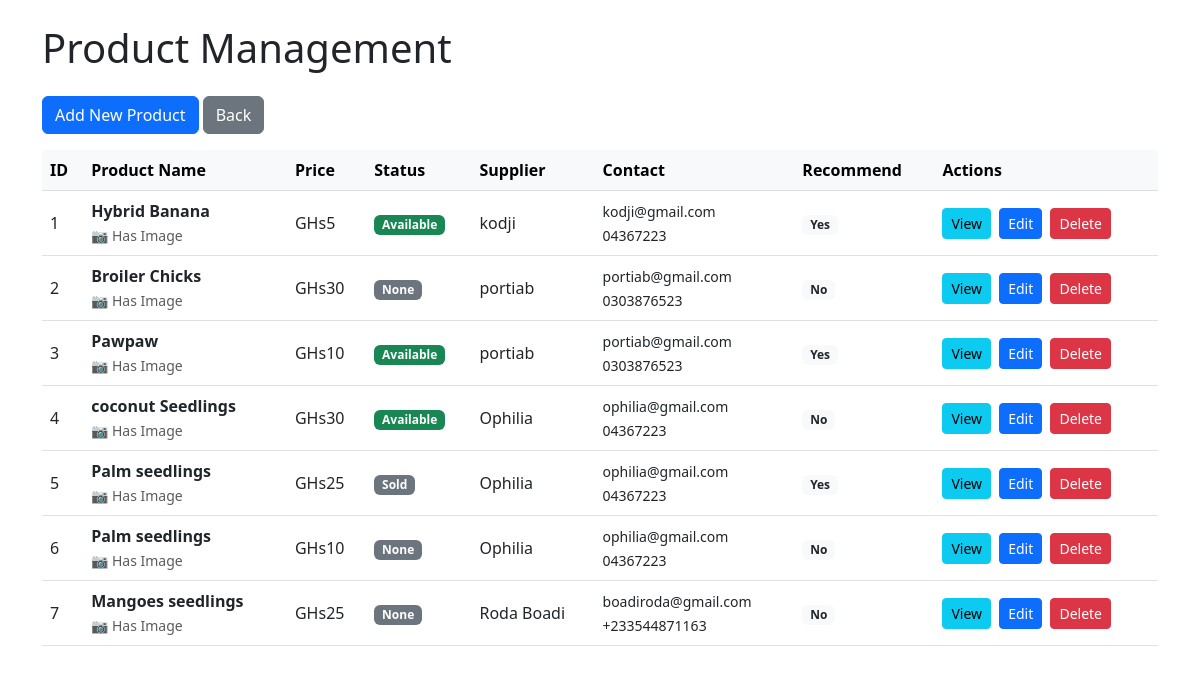
The app's page /admin/products (signed in) with its own data.
### app.py (models this page shows)
class Addagroproducts(db.Model):
    username = db.Column(db.String(50))
    email = db.Column(db.String(50))
    phone = db.Column(db.String(20))
    pid = db.Column(db.Integer, primary_key=True)
    productname = db.Column(db.String(100))
    productdesc = db.Column(db.String(300))
    price = db.Column(db.Integer)
    status = db.Column(db.String(20))
    recommend = db.Column(db.String(20))
    product_picture = db.Column(db.String(1000), nullable=True)
    supplier_id = db.Column(db.Integer, db.ForeignKey('user.id'), nullable=False)
    supplier = db.relationship('User', backref=db.backref('addagroproducts'))

class User(UserMixin, db.Model):
    id = db.Column(db.Integer, primary_key=True)
    username = db.Column(db.String(50), unique=True)
    email = db.Column(db.String(50), unique=True)
    phone = db.Column(db.String(20))
    location = db.Column(db.String(50))
    password = db.Column(db.String(1000))
    is_supplier = db.Column(db.Boolean, default=False)
    is_admin = db.Column(db.Boolean, default=False)
    profile_picture = db.Column(db.String(1000), nullable=True)
    reset_token = db.Column(db.String(100), nullable=True)
    reset_token_expiry = db.Column(db.DateTime, nullable=True)

### app.py (the view)
@app.route('/admin/products')
@login_required
def admin_products():
    if not current_user.is_admin:
        flash('Access denied. Admin privileges required.', 'danger')
        return redirect(url_for('index'))
    products = Addagroproducts.query.join(User).all()
    users = User.query.filter_by(is_supplier=True).all()  # Get all suppliers
    return render_template('admin/products.html', products=products, users=users)

### app.py (called while the page is built)
@login_manager.user_loader
def load_user(user_id):
    return User.query.get(int(user_id))

### templates/admin/products.html (shortened to what this page needs)
<!doctype html>
<html lang="en">
<head>
  <link href="https://cdn.jsdelivr.net/npm/bootstrap@5.3.0/dist/css/bootstrap.min.css" rel="stylesheet">
</head>
<body>
<div class="container my-4">
  <h1 class="mb-4">Product Management</h1>
  <button class="btn btn-primary mb-3" data-bs-toggle="modal" data-bs-target="#createProductModal">
    Add New Product
  </button>
  <a href="{{ url_for('admin_dashboard') }}" class="btn btn-secondary mb-3">Back</a>
  <div class="table-responsive">
    <table class="table table-hover align-middle">
      <thead class="table-light">
        <tr>
          <th>ID</th>
          <th>Product Name</th>
          <th>Price</th>
          <th>Status</th>
          <th>Supplier</th>
          <th>Contact</th>
          <th>Recommend</th>
          <th>Actions</th>
        </tr>
      </thead>
      <tbody>
        {% for p in products %}
        <tr>
          <td>{{ p.pid }}</td>
          <td>
            <strong>{{ p.productname }}</strong>
            {% if p.product_picture %}
            <br><small class="text-muted">📷 Has Image</small>
            {% endif %}
          </td>
          <td>GHs{{ p.price }}</td>
          <td>
            <span class="badge bg-{{ 'success' if p.status == 'available' else 'secondary' }}">
              {{ p.status|title }}
            </span>
          </td>
          <td>{{ p.supplier.username if p.supplier else p.username }}</td>
          <td>
            <small>{{ p.email }}<br>{{ p.phone }}</small>
          </td>
          <td>
            <span class="badge bg-{{ 'warning' if p.recommend == 'recommended' else 'light text-dark' }}">
              {{ p.recommend|title if p.recommend else 'No' }}
            </span>
          </td>
          <td>
            <button class="btn btn-sm btn-info me-1" data-bs-toggle="modal" data-bs-target="#viewProductModal{{ p.pid }}">View</button>
            <button class="btn btn-sm btn-primary me-1" data-bs-toggle="modal" data-bs-target="#updateProductModal{{ p.pid }}">Edit</button>
            <button class="btn btn-sm btn-danger" data-bs-toggle="modal" data-bs-target="#deleteProductModal{{ p.pid }}">Delete</button>
          </td>
        </tr>
        {% endfor %}
      </tbody>
    </table>
  </div>
</div>
</body>
</html>

### records on screen
Addagroproducts: pid "1", productname "Hybrid Banana", product_picture "📷 Has Image", price "5", status "Available", supplier "kodji", email "kodji@gmail.com", phone "04367223", recommend "Yes"
Addagroproducts: pid "2", productname "Broiler Chicks", product_picture "📷 Has Image", price "30", status "None", supplier "portiab", email "portiab@gmail.com", phone "0303876523", recommend "No"
Addagroproducts: pid "3", productname "Pawpaw", product_picture "📷 Has Image", price "10", status "Available", supplier "portiab", email "portiab@gmail.com", phone "0303876523", recommend "Yes"
Addagroproducts: pid "4", productname "coconut Seedlings", product_picture "📷 Has Image", price "30", status "Available", supplier "Ophilia", email "ophilia@gmail.com", phone "04367223", recommend "No"
Addagroproducts: pid "5", productname "Palm seedlings", product_picture "📷 Has Image", price "25", status "Sold", supplier "Ophilia", email "ophilia@gmail.com", phone "04367223", recommend "Yes"
Addagroproducts: pid "6", productname "Palm seedlings", product_picture "📷 Has Image", price "10", status "None", supplier "Ophilia", email "ophilia@gmail.com", phone "04367223", recommend "No"
Addagroproducts: pid "7", productname "Mangoes seedlings", product_picture "📷 Has Image", price "25", status "None", supplier "Roda Boadi", email "boadiroda@gmail.com", phone "+233544871163", recommend "No"
